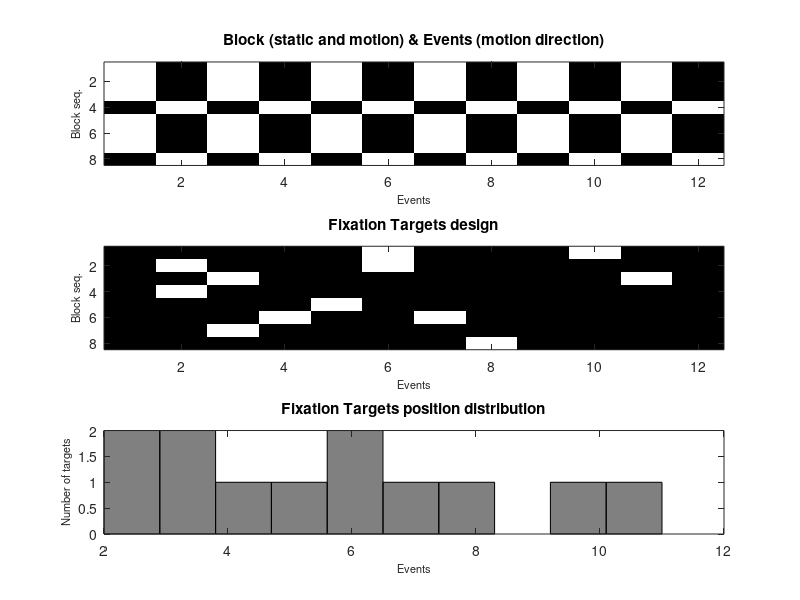
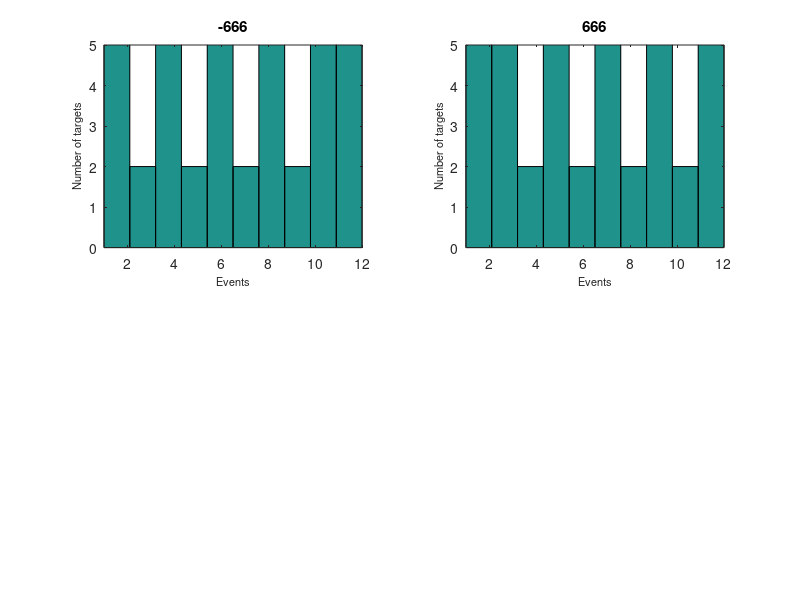

Write MATLAB code to recreate these figures, in order.
function [cfg] = expDesign(cfg, displayFigs)
    % Creates the sequence of blocks and the events in them
    %
    % The conditions are consecutive static and motion blocks
    % (Gives better results than randomised).
    %
    % Style guide: constants are in SNAKE_UPPER_CASE
    %
    % EVENTS
    % The numEventsPerBlock should be a multiple of the number of "base"
    % listed in the MOTION_DIRECTIONS and STATIC_DIRECTIONS (4 at the moment).
    %  MOTION_DIRECTIONS = [0 90 180 270];
    %  STATIC_DIRECTIONS = [-1 -1 -1 -1];
    %
    % Pseudorandomization rules:
    % (1) Directions are all present in random orders in `numEventsPerBlock/nDirections`
    % consecutive chunks. This evenly distribute the directions across the
    % block.
    % (2) No same consecutive direction
    %
    %
    % TARGETS
    %
    % Pseudorandomization rules:
    % (1) If there are 2 targets per block we make sure that they are at least 2
    % events apart.
    % (2) Targets cannot be on the first or last event of a block.
    % (3) Targets can not be present more than 2 times in the same event
    % position across blocks.
    %
    % Input:
    % - cfg: parameters returned by setParameters
    % - displayFigs: a boolean to decide whether to show the basic design
    % matrix of the design
    %
    % Output:
    % - ExpParameters.designBlockNames = cell array (nr_blocks, 1) with the
    % name for each block
    %
    % - cfg.designDirections = array (nr_blocks, numEventsPerBlock)
    % with the direction to present in a given block
    % - 0 90 180 270 indicate the angle
    % - -1 indicates static
    %
    % - cfg.designSpeeds = array (nr_blocks, numEventsPerBlock) * speedEvent;
    %
    % - cfg.designFixationTargets = array (nr_blocks, numEventsPerBlock)
    % showing for each event if it should be accompanied by a target
    %

    %% Check inputs

    % Set to 1 for a visualtion of the trials design order
    if nargin < 2 || isempty(displayFigs)
        displayFigs = 0;
    end

    % Set variables here for a dummy test of this function
    if nargin < 1 || isempty(cfg)
        %         cfg.design.motionType = 'translation';
        cfg.design.motionType = 'radial';
        cfg.design.names = {'static'; 'motion'};
        cfg.design.nbRepetitions = 4;
        cfg.design.nbEventsPerBlock = 12;
        cfg.target.maxNbPerBlock = 2;
        displayFigs = 1;
    end

    [NB_BLOCKS, NB_REPETITIONS, NB_EVENTS_PER_BLOCK, MAX_TARGET_PER_BLOCK] = getInput(cfg);
    [~, STATIC_INDEX, MOTION_INDEX] = assignConditions(cfg);

    RANGE_TARGETS = [1 MAX_TARGET_PER_BLOCK];
    targetPerCondition = repmat(RANGE_TARGETS, 1, NB_REPETITIONS / 2);

    numTargetsForEachBlock = zeros(1, NB_BLOCKS);
    numTargetsForEachBlock(STATIC_INDEX) = shuffle(targetPerCondition);
    numTargetsForEachBlock(MOTION_INDEX) = shuffle(targetPerCondition);

    %% Give the blocks the names with condition and design the task in each event
    while 1

        fixationTargets = zeros(NB_BLOCKS, NB_EVENTS_PER_BLOCK);

        for iBlock = 1:NB_BLOCKS

            % Set target
            % - if there are 2 targets per block we make sure that they are at least
            % 2 events apart
            % - targets cannot be on the first or last event of a block
            % - no more than 2 target in the same event order

            chosenTarget = [];

            tmpTarget = numTargetsForEachBlock(iBlock);

            switch tmpTarget

                case 1

                    chosenTarget = randsample(2:NB_EVENTS_PER_BLOCK - 1, tmpTarget, false);

                case 2

                    targetDifference = 0;

                    while any(targetDifference <= 2)
                        chosenTarget = randsample(2:NB_EVENTS_PER_BLOCK - 1, tmpTarget, false);
                        targetDifference = diff(chosenTarget);
                    end

            end

            fixationTargets(iBlock, chosenTarget) = 1;

        end

        % Check rule 3
        if max(sum(fixationTargets)) < 3
            break
        end

    end

    %% Now we do the easy stuff
    cfg.design.blockNames = assignConditions(cfg);

    cfg.design.nbBlocks = NB_BLOCKS;

    cfg = setDirections(cfg);

    cfg.design.fixationTargets = fixationTargets;

    %% Plot
    diplayDesign(cfg, displayFigs);

end

function cfg = setDirections(cfg)

    [MOTION_DIRECTIONS, STATIC_DIRECTIONS] = getDirectionBaseVectors(cfg);

    [NB_BLOCKS, NB_REPETITIONS, NB_EVENTS_PER_BLOCK] = getInput(cfg);

    [~, STATIC_INDEX, MOTION_INDEX] = assignConditions(cfg);

    if mod(NB_EVENTS_PER_BLOCK, length(MOTION_DIRECTIONS)) ~= 0
        error('Number of events/block not a multiple of number of motion/static direction');
    end

    % initialize
    directions = zeros(NB_BLOCKS, NB_EVENTS_PER_BLOCK);

    % Create a vector for the static condition
    static_directions = repmat( ...
        STATIC_DIRECTIONS, ...
        1, NB_EVENTS_PER_BLOCK / length(STATIC_DIRECTIONS));

    for iMotionBlock = 1:NB_REPETITIONS

        % Check that we never have twice the same direction
        while 1
            tmp = [ ...
                shuffle(MOTION_DIRECTIONS), ...
                shuffle(MOTION_DIRECTIONS), ...
                shuffle(MOTION_DIRECTIONS)];

            if ~any(diff(tmp, [], 2) == 0)
                break
            end
        end

        % Set motion direction and static order
        directions(MOTION_INDEX(iMotionBlock), :) = tmp;
        directions(STATIC_INDEX(iMotionBlock), :) = static_directions;

    end

    cfg.design.directions = directions;

end

function [MOTION_DIRECTIONS, STATIC_DIRECTIONS] = getDirectionBaseVectors(cfg)

    % CONSTANTS
    % Set directions for static and motion condition

    STATIC_DIRECTIONS = [-1 -1 -1 -1];

    switch cfg.design.motionType
        case 'translation'
            MOTION_DIRECTIONS = [0 0 180 180];
        case 'radial'
            STATIC_DIRECTIONS = [666 -666 666 -666];
            MOTION_DIRECTIONS = [666 -666 666 -666];
    end

end

function [nbBlocks, nbRepet, nbEventsBlock, maxTargBlock] = getInput(cfg)
    nbRepet = cfg.design.nbRepetitions;
    nbEventsBlock = cfg.design.nbEventsPerBlock;
    maxTargBlock = cfg.target.maxNbPerBlock;
    nbBlocks = length(cfg.design.names) * nbRepet;
end

function [condition, STATIC_INDEX, MOTION_INDEX] = assignConditions(cfg)

    [~, nbRepet] = getInput(cfg);

    condition = repmat(cfg.design.names, nbRepet, 1);

    % Get the index of each condition
    STATIC_INDEX = find(strcmp(condition, 'static'));
    MOTION_INDEX = find(strcmp(condition, 'motion'));

end

function shuffled = shuffle(unshuffled)
    % in case PTB is not in the path
    try
        shuffled = Shuffle(unshuffled);
    catch
        shuffled = unshuffled(randperm(length(unshuffled)));
    end
end

function diplayDesign(cfg, displayFigs)

    %% Visualize the design matrix
    if displayFigs

        close all;

        figure(1);

        % Shows blocks (static and motion) and events (motion direction) order
        directions = cfg.design.directions;
        directions(directions == -1) = -90;

        subplot(3, 1, 1);
        imagesc(directions);

        labelAxesBlock();

        caxis([-90 - 37, 270 + 37]);
        myColorMap = lines(5);
        colormap(myColorMap);

        title('Block (static and motion) & Events (motion direction)');

        % Shows the fixation targets design in each event (1 or 0)
        fixationTargets = cfg.design.fixationTargets;

        subplot(3, 1, 2);
        imagesc(fixationTargets);
        labelAxesBlock();
        title('Fixation Targets design');
        colormap(gray);

        % Shows the fixation targets position distribution in the block across
        % the experimet
        [~, itargetPosition] = find(fixationTargets == 1);

        subplot(3, 1, 3);
        hist(itargetPosition);
        labelAxesFreq();
        title('Fixation Targets position distribution');

        figure(2);

        [motionDirections] = getDirectionBaseVectors(cfg);
        motionDirections = unique(motionDirections);

        for iMotion = 1:length(motionDirections)

            [~, position] = find(directions == motionDirections(iMotion));

            subplot(2, 2, iMotion);
            hist(position);
            scaleAxes();
            labelAxesFreq();
            title(num2str(motionDirections(iMotion)));

        end

    end

end

function labelAxesBlock()
    % an old viking saying because they really cared about their axes
    ylabel('Block seq.', 'Fontsize', 8);
    xlabel('Events', 'Fontsize', 8);
end

function labelAxesFreq()
    % an old viking saying because they really cared about their axes
    ylabel('Number of targets', 'Fontsize', 8);
    xlabel('Events', 'Fontsize', 8);
end

function scaleAxes()
    xlim([1 12]);
    ylim([0 5]);
end
